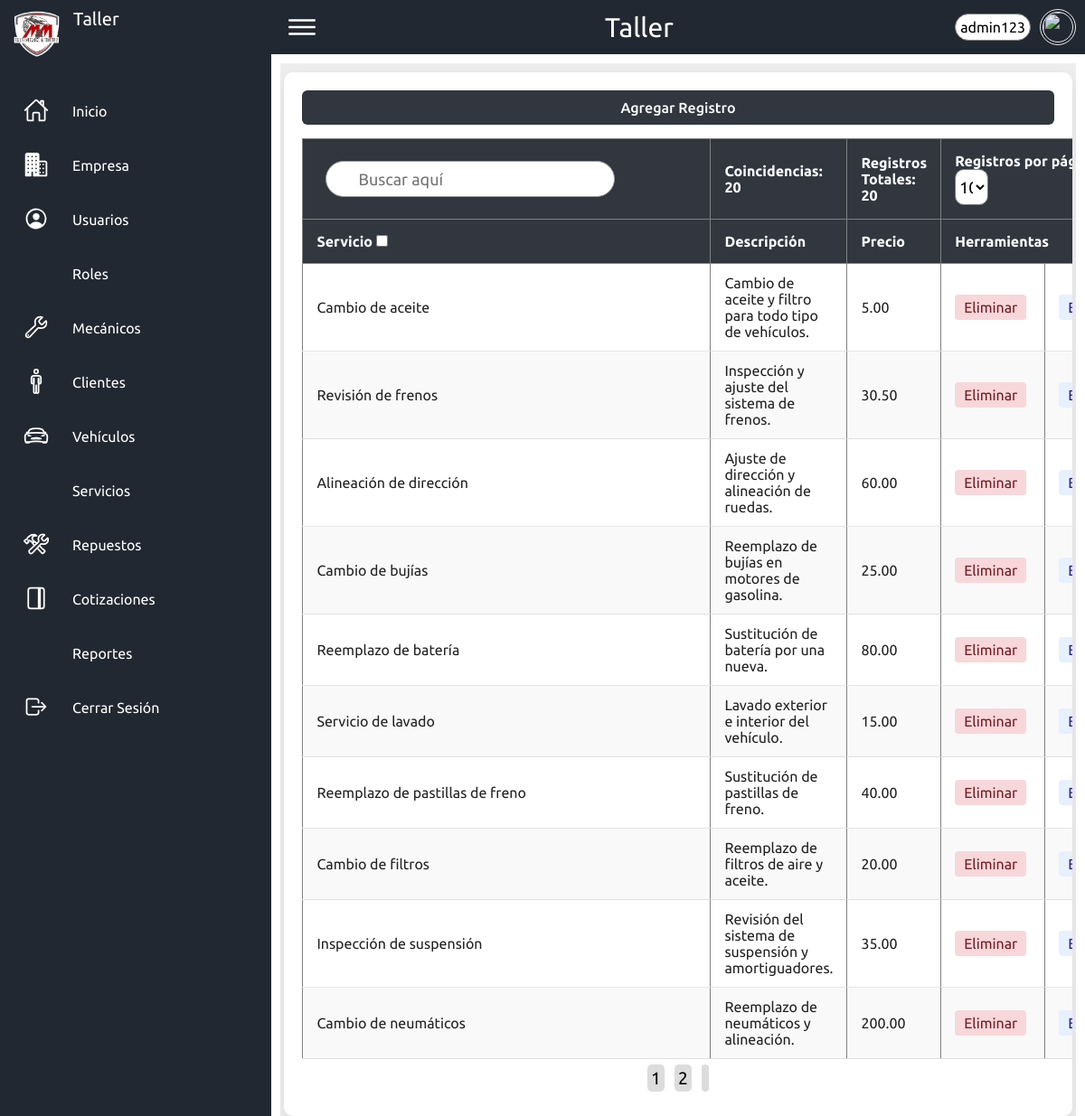
Page /paginas/servicios.php (signed in) on the committed database.
### tables this page shows
CREATE TABLE `empresa` (
  `id_empresa` int(11) NOT NULL,
  `nombre` varchar(50) NOT NULL,
  `celular` varchar(9) DEFAULT '0000-0000',
  `fijo` varchar(9) DEFAULT '0000-0000',
  `direccion` text NOT NULL DEFAULT 'Sin Información',
  `logo` text DEFAULT '../img/logos/logo.png',
  `correo` varchar(75) DEFAULT 'correo@gmail.com',
  `slogan` text DEFAULT 'Sin Información'
);

CREATE TABLE `servicios` (
  `id_servicio` int(11) NOT NULL,
  `nombre_servicio` varchar(50) NOT NULL,
  `descripcion` text DEFAULT NULL,
  `precio` decimal(10,2) NOT NULL
);

### sesiones/sesionstart.php (called while the page is built, shortened)
<?php
if ($_SESSION['nivel']<=2) {
    $clase="basic";
}elseif ($_SESSION['nivel']>=3 AND $_SESSION['nivel']<5) {
    $clase="medium";
}elseif ($_SESSION['nivel']==5) {
     $clase="premium";
}
 ?>

### database/extrasConsultas.php (called while the page is built, shortened)
<?php
function obtenerEmpresa() {
	$llave=conectarse();
	$sql = "SELECT * FROM empresa";
	$ejecutarConsulta = $llave->query($sql);
	$datos=$ejecutarConsulta->fetch_assoc();
	return $datos;
}
 ?>

### database/serviciosConsultas.php (the view, shortened to what this page needs)
	<?php
function mostrarServicios($clase, $limite, $inicio) {
	$llave = conectarse();
    $buscar = isset($_SESSION['buscar']) ? $_SESSION['buscar'] : '';
    $consultaTotal = "SELECT COUNT(*) as total FROM servicios WHERE nombre_servicio LIKE '%$buscar%'";
    $resultadoTotal = $llave->query($consultaTotal);
    $totalRegistros = $resultadoTotal->fetch_assoc()['total'];
    $consultaTotal2 = "SELECT COUNT(*) as total FROM servicios";
    $resultadoTotal2 = $llave->query($consultaTotal2);
    $totalRegistros2 = $resultadoTotal2->fetch_assoc()['total'];
    $consulta = "SELECT * FROM servicios WHERE nombre_servicio LIKE '%$buscar%' LIMIT $inicio, $limite";
    $ejecutarConsulta = $llave->query($consulta);
	?>
<div class="table-container">
	<a href='servicios.php?forminsert=si'><button class='btn-add <?php echo $clase ?>'>Agregar Registro</button></a>
    <table border="1" class="styled-table">
    	<thead class="<?php echo $clase ?>">
        		<tr>
        			<th colspan="1">
        				<div class="search">
        					<form method="POST">
						        <label>
						            <input type="text" id="buscar" name="buscar" placeholder="Buscar aquí" onkeyup="buscarDinamico(this.value)" on>
						            <ion-icon name="search-outline"></ion-icon>
						        </label>
        					</form>
					    </div>
					</th>
					<th>
						<span>Coincidencias: <?php echo $totalRegistros; ?></span>
        			</th>
        			<th>
        				<span>Registros Totales: <?php echo $totalRegistros2; ?></span>
        			</th>
        			<th colspan="7">
        				<form method="POST" action="#">
						    <label for="limite">Registros por página:</label>
						    <select name="limite" onchange="this.form.submit()" class="limite">
						        <option value="10" <?php echo ($limite == 10) ? 'selected' : ''; ?>>10</option>
						    </select>
						</form>
        			</th>
        		</tr>
        	</thead>
        <thead class="<?php echo $clase ?>">
            <tr>
                <th>Servicio <input type="checkbox" name="order"></th>
                <th>Descripción</th>
                <th>Precio</th>
                <th colspan="4">Herramientas</th>
            </tr>
        </thead>
        <tbody>
        <?php
		while ($datos = $ejecutarConsulta->fetch_assoc()) {
		    echo "
		        <tr>
		            <td>" . $datos["nombre_servicio"] . "</td>
		            <td>" . $datos["descripcion"] . "</td>
		            <td>" . $datos["precio"] . "</td>";
		            if ($_SESSION['nivel'] == 5) {
		      			echo  "<td><a class='btn-delete' href='#' onclick='confirmarEliminacion(" . $datos["id_servicio"] . ")'>Eliminar</a></td>";
		    		}
		           	echo "
		            <td><a class='btn-edit' href='servicios.php?forminsert=si&&actualizar=si&&id=" . $datos["id_servicio"] . "'>Editar</a></td>
		        </tr>";
		}
        ?>
        </tbody>
    </table>
        <div id="paginador">
            <?php
            $totalPaginas = ceil($totalRegistros / $limite);
            $pagActual = isset($_GET['pagina']) ? (int)$_GET['pagina'] : 1;
            $rango = 4;
            $inicio = max(1, $pagActual - $rango);
            $fin = min($totalPaginas, $pagActual + $rango);
            for ($i = $inicio; $i <= $fin; $i++) {
			    if ($i == $pagActual) {
			        echo "<a href='servicios.php?pagina=$i' class='btn-pagina $clase active'>$i</a>";
			    } else {
			        echo "<a href='servicios.php?pagina=$i' class='btn-pagina $clase'>$i</a>";
			    }
			}
            if ($pagActual < $totalPaginas) {
			    echo "<a href='servicios.php?pagina=$totalPaginas' class='btn-pagina $clase'><iconify-icon icon='octicon:move-to-end-16'></iconify-icon></a>";
			}
            ?>
        </div>
</div>
<?php
}
 ?>

### complementos/sidebar.php (shortened to what this page needs)
<?php
   include '../database/extrasConsultas.php';
   $datos=obtenerEmpresa();
?>
   <div class="container">
       <div class="navigation <?php echo "$clase";?>">
           <ul>
               <li>
                   <a href="index.php" data-page="index">
                       <span class="icon">
                           <img src="<?php echo $datos['logo']; ?>">
                       </span>
                       <span class="title name"><?php echo $datos['nombre']; ?></span>
                   </a>
               </li>
               <li>
                   <a href="index.php" data-page="index">
                       <span class="icon">
                           <ion-icon name="home-outline"></ion-icon>
                       </span>
                       <span class="title">Inicio</span>
                   </a>
               </li>
                <?php
                   if ($_SESSION['nivel']==5) {
               ?>
                       <li>
                           <a href="empresa.php" data-page="customers">
                               <span class="icon">
                                   <ion-icon name="business"></ion-icon>
                               </span>
                               <span class="title">Empresa</span>
                           </a>
                       </li>
               <?php
                   }
               ?>
               <?php
                   if ($_SESSION['nivel']>2) {
                      ?>
                       <li class="<?php $claseAcceso = (isset($_SESSION['accesos']['usuarios']) && $_SESSION['accesos']['usuarios'] == 1) ? 'notaccess' : ''; echo $claseAcceso;?>">
                           <a href="usuarios.php" data-page="customers">
                               <span class="icon">
                                   <ion-icon name="person-circle-outline"></ion-icon>
                               </span>
                               <span class="title">Usuarios</span>
                           </a>
                       </li>
                        <?php
                       if ($_SESSION['nivel']==5) {
                           ?>
                       <li>
                           <a href="roles.php" data-page="customers">
                               <span class="icon">
                               </span>
                               <span class="title">Roles</span>
                           </a>
                       </li>
                      <?php
                       }
                   }
                ?>
               <li class="<?php $claseAcceso = (isset($_SESSION['accesos']['mecanicos']) && $_SESSION['accesos']['mecanicos'] == 1) ? 'notaccess' : ''; echo $claseAcceso;?>">
                   <a href="mecanicos.php" data-page="customers">
                       <span class="icon">
                           <ion-icon name="build-outline"></ion-icon>
                       </span>
                       <span class="title">Mecánicos</span>
                   </a>
               </li>
               <li class="<?php $claseAcceso = (isset($_SESSION['accesos']['clientes']) && $_SESSION['accesos']['clientes'] == 1) ? 'notaccess' : ''; echo $claseAcceso;?>">
                   <a href="clientes.php" data-page="messages">
                       <span class="icon">
                           <ion-icon name="man-outline"></ion-icon>
                       </span>
                       <span class="title">Clientes</span>
                   </a>
               </li>
               <li class="<?php $claseAcceso = (isset($_SESSION['accesos']['vehiculos']) && $_SESSION['accesos']['vehiculos'] == 1) ? 'notaccess' : ''; echo $claseAcceso;?>">
                   <a href="vehiculos.php" data-page="help">
                       <span class="icon">
                           <ion-icon name="car-sport-outline"></ion-icon>
                       </span>
                       <span class="title">Vehículos</span>
                   </a>
               </li>
               <li class="<?php $claseAcceso = (isset($_SESSION['accesos']['servicios']) && $_SESSION['accesos']['servicios'] == 1) ? 'notaccess' : ''; echo $claseAcceso;?>">
                   <a href="servicios.php" data-page="settings">
                       <span class="icon">
                       </span>
                       <span class="title">Servicios</span>
                   </a>
               </li>
               <li class="<?php $claseAcceso = (isset($_SESSION['accesos']['repuestos']) && $_SESSION['accesos']['repuestos'] == 1) ? 'notaccess' : ''; echo $claseAcceso;?>">
                   <a href="repuestos.php" data-page="password">
                       <span class="icon">
                           <ion-icon name="construct-outline"></ion-icon>
                       </span>
                       <span class="title">Repuestos</span>
                   </a>
               </li>
               <li class="<?php $claseAcceso = (isset($_SESSION['accesos']['cotizaciones']) && $_SESSION['accesos']['cotizaciones'] == 1) ? 'notaccess' : ''; echo $claseAcceso;?>">
                   <a href="cotizaciones.php" data-page="password">
                       <span class="icon">
                           <ion-icon name="journal-outline"></ion-icon>
                       </span>
                       <span class="title">Cotizaciones</span>
                   </a>
               </li>
               <li class="<?php $claseAcceso = (isset($_SESSION['accesos']['reportes']) && $_SESSION['accesos']['reportes'] == 1) ? 'notaccess' : ''; echo $claseAcceso;?>">
                   <a href="reportes.php" data-page="password">
                       <span class="icon">
                       </span>
                       <span class="title">Reportes</span>
                   </a>
               </li>
               <li>
                   <a href="../sesiones/sesionclose.php?salir=0">
                       <span class="icon">
                           <ion-icon name="log-out-outline"></ion-icon>
                       </span>
                       <span class="title">Cerrar Sesión</span>
                   </a>
               </li>
           </ul>
       </div>
   </div>

### complementos/topbar.php (shortened to what this page needs)
<div class="topbar <?php
    if ($_SESSION['nivel']<=2) {
        $clase="basic";
    }elseif ($_SESSION['nivel']>=3 AND $_SESSION['nivel']<5) {
        $clase="medium";
    }elseif ($_SESSION['nivel']==5) {
         $clase="premium";
    }echo "$clase";?>">
    <div class="toggle">
        <ion-icon name="menu-outline" style="color: #FFFFFF;"></ion-icon>
    </div>
    <div class='logo-center'>
        <span class='title'><?php echo $datos['nombre'] ?></span>
    </div>
    <div class="user">
        <label for="user-menu-toggle">
            <span class="user-text"><?php echo $_SESSION['username'] ?></span>
            <img src="<?php echo $_SESSION['foto'] ?>" alt="">
        </label>
    </div>
</div>

### rows in the picture
empresa: logo (picture), nombre "Taller"
servicios: nombre_servicio "Cambio de aceite", descripcion "Cambio de aceite y filtro para todo tipo de vehículos.", precio "5.00"
servicios: nombre_servicio "Revisión de frenos", descripcion "Inspección y ajuste del sistema de frenos.", precio "30.50"
servicios: nombre_servicio "Alineación de dirección", descripcion "Ajuste de dirección y alineación de ruedas.", precio "60.00"
servicios: nombre_servicio "Cambio de bujías", descripcion "Reemplazo de bujías en motores de gasolina.", precio "25.00"
servicios: nombre_servicio "Reemplazo de batería", descripcion "Sustitución de batería por una nueva.", precio "80.00"
servicios: nombre_servicio "Servicio de lavado", descripcion "Lavado exterior e interior del vehículo.", precio "15.00"
servicios: nombre_servicio "Reemplazo de pastillas de freno", descripcion "Sustitución de pastillas de freno.", precio "40.00"
servicios: nombre_servicio "Cambio de filtros", descripcion "Reemplazo de filtros de aire y aceite.", precio "20.00"
servicios: nombre_servicio "Inspección de suspensión", descripcion "Revisión del sistema de suspensión y amortiguadores.", precio "35.00"
servicios: nombre_servicio "Cambio de neumáticos", descripcion "Reemplazo de neumáticos y alineación.", precio "200.00"

### other values in the picture
$_SESSION['username'] "admin123"
$totalRegistros "20"
$totalRegistros2 "20"
